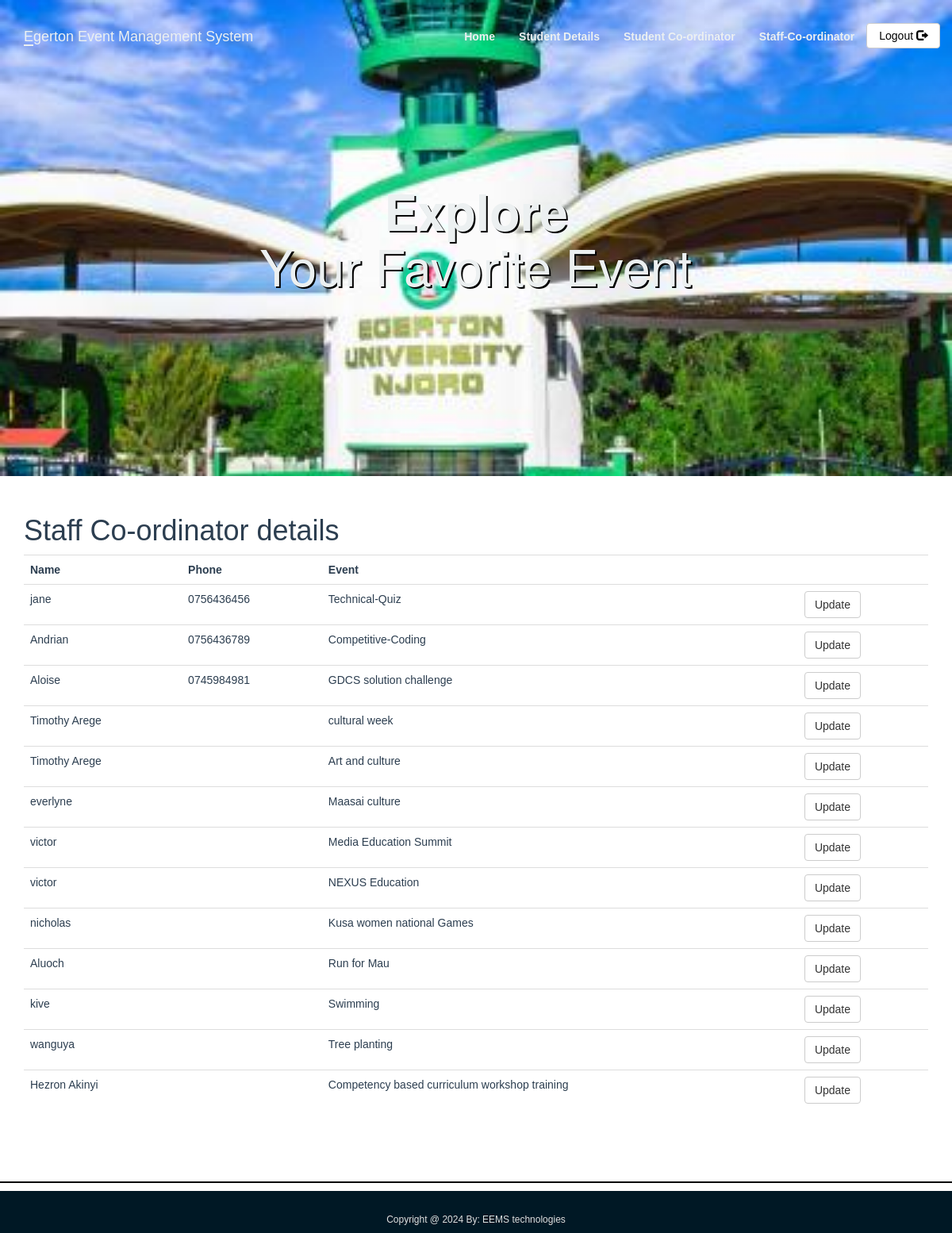
The page /Staff_cordinator.php on the database its author committed.
### tables this page shows
CREATE TABLE `staff_coordinator` (
  `stid` int(11) NOT NULL,
  `name` varchar(100) NOT NULL,
  `phone` varchar(10) DEFAULT NULL,
  `event_id` int(11) DEFAULT NULL
);

CREATE TABLE `events` (
  `event_id` int(11) NOT NULL,
  `event_title` varchar(50) NOT NULL,
  `participents` int(100) DEFAULT 0,
  `img_link` text DEFAULT NULL,
  `type_id` int(11) DEFAULT NULL
);

### Staff_cordinator.php (the view, shortened to what this page needs)
<?php
include_once 'classes/db1.php';
$result = mysqli_query($conn,"SELECT * FROM staff_coordinator s ,events e where e.event_id= s.event_id");
?>
<!DOCTYPE html>
<html>
<head>
        <?php require 'utils/styles.php'; ?>
    </head>
<body><?php include 'utils/adminHeader.php'?>
<div class = "content">
<div class = "container">
<h1>Staff Co-ordinator details</h1>
<?php
if (mysqli_num_rows($result) > 0) {
?>
 <table class="table table-hover" >
  <tr>
    <th>Name</th>
    <th>Phone</th>
    <th>Event</th>
    <th></th>
  </tr>
<?php
while($row = mysqli_fetch_array($result)) {
?>
<tr>
    <td><?php echo $row["name"]; ?></td>
    <td><?php echo $row["phone"]; ?></td>
    <td><?php echo $row["event_title"]; ?></td>
    <td> <?php echo '<a  href="updateStaff.php?id='.$row['event_id'].'" class = "btn btn-default"> Update</a>'?></td>
</tr>
<?php
}
?>
</table>
 <?php
}
else{
    echo "No result found";
}
?>
</div>
</div>
 </body>
 <?php include 'utils/footer.php';?>
</html>

### css/style.css (style rules this page uses)
body { overflow-x: hidden; }
.content { font-family: Arial, Helvetica, sans-serif; color: #2C3E50; }

### rows shown on the page
staff_coordinator: name "jane", phone "0756436456", event.event_title "Technical-Quiz"
staff_coordinator: name "Andrian", phone "0756436789", event.event_title "Competitive-Coding"
staff_coordinator: name "Aloise", phone "0745984981", event.event_title "GDCS solution challenge"
staff_coordinator: name "Timothy Arege", event.event_title "cultural week"
staff_coordinator: name "Timothy Arege", event.event_title "Art and culture"
staff_coordinator: name "everlyne", event.event_title "Maasai culture"
staff_coordinator: name "victor", event.event_title "Media Education Summit"
staff_coordinator: name "victor", event.event_title "NEXUS Education"
staff_coordinator: name "nicholas", event.event_title "Kusa women national Games"
staff_coordinator: name "Aluoch", event.event_title "Run for Mau"
staff_coordinator: name "kive", event.event_title "Swimming"
staff_coordinator: name "wanguya", event.event_title "Tree planting"
staff_coordinator: name "Hezron Akinyi", event.event_title "Competency based curriculum workshop training"
